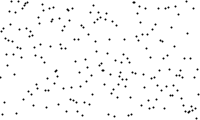
Frame 1 (no input)
Frame 60 (the mouse pressed at the canvas centre just before this capture): identical to frame 1, image omitted
Frame 120 (the mouse held since frame 60 and released just before this capture): identical to frame 1, image omitted

The Processing sketch that drew this single still picture (run headless with seeded random() and noise(); from frame 60 on, the mouse is pressed at the canvas centre):

// Processing sketch: graphTestBasic
// ── graphTestBasic.pde
/*
*
*    test of 'graph' visualisation possibilities of processing (..)
*    by Stephane Adam Garnier - 2012
*
*/

float[] values;

void setup(){
    
    size(200, 120);
    smooth();
    
    //an array filled with random values
    values = new float[width];
    for(int i = 0; i < values.length; i++){
        values[i] = random(height);
    }
  
}

void draw(){
    
    background(255);
    
    for(int i = 0; i < values.length; i++){
        stroke(0);
        strokeWeight(2);
        
        if ( i+1 < values.length){
            //line(i, values[i], i+1, values[i+1]);
            point(i, values[i]);
        }
        
    }
  
}
